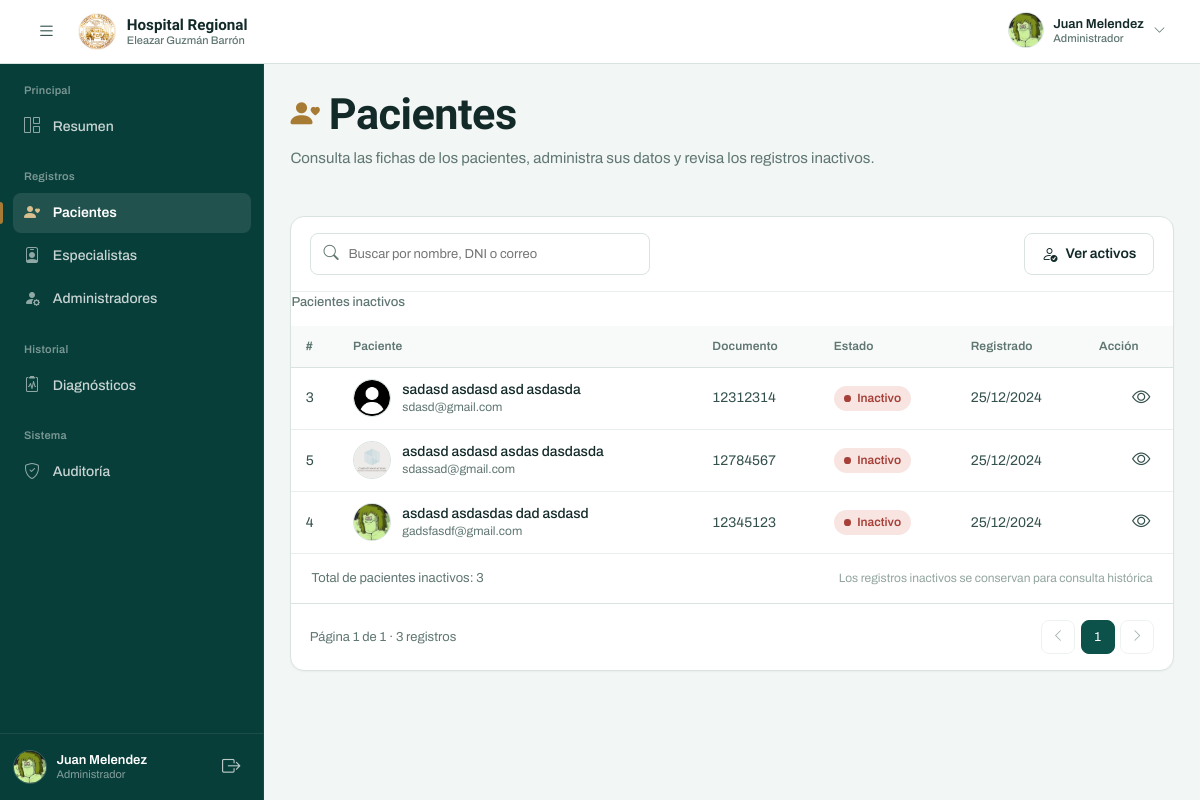
The page /listado_pacientes/?inactivos=1 (signed in) on the database its author committed.
### tasks/models.py (models this page shows, shortened)
class Usuario(AbstractBaseUser):
    primer_nombre = models.CharField(max_length=200)
    segundo_nombre = models.CharField(max_length=200, blank=True)
    apellido_paterno = models.CharField(max_length=200)
    apellido_materno = models.CharField(max_length=200)
    codigo_empl = models.CharField(max_length=10)
    usuario_administrador = models.BooleanField(default=False)
    estado = models.ForeignKey(Estado, on_delete=models.CASCADE,null=True)
    username = models.CharField(max_length=20, unique=True, null=False)
    email = models.EmailField(max_length=200,unique=True)  # Cambiado a EmailField
    telefono = models.CharField(max_length=9, validators=[MinLengthValidator(9)], null=True, blank=True)
    dni = models.CharField(max_length=8, validators=[MinLengthValidator(8)], null=True, blank=True)
    foto = models.ImageField('Imagen de perfil', upload_to='usuarios1/', null=True, blank=True)
    fecha_creacion = models.DateTimeField(auto_now_add=True)
    es_demo = models.BooleanField(default=False, db_index=True)
    objects = UsuarioManager()
    USERNAME_FIELD = 'username'
    REQUIRED_FIELDS = ['email', 'primer_nombre', 'segundo_nombre', 'apellido_paterno', 'apellido_materno']
    @property
    def is_active(self):
        return self.estado_id is not None and self.estado.name == "Activo"

class Paciente (models.Model):
    primer_nombre = models.CharField(max_length=200)
    segundo_nombre = models.CharField(max_length=200, blank=True)
    apellido_paterno = models.CharField(max_length=200)
    apellido_materno = models.CharField(max_length=200)
    correo = models.CharField(max_length=200, blank=True)
    telefono = models.CharField(max_length=9, validators=[MinLengthValidator(9)], blank=True)
    dni = models.CharField(max_length=8, validators=[MinLengthValidator(8)],unique=True)
    foto = models.ImageField('Imagen de perfil', upload_to='perfil/', null=True, blank=True)
    fecha_creacion = models.DateTimeField(auto_now_add=True)
    activo = models.BooleanField(default=True)
    es_demo = models.BooleanField(default=False, db_index=True)

### tasks/views.py (the view, shortened to what this page needs)
# urls.py: path('listado_pacientes/',v.ListadoPaciente.as_view(),name='paciente'),
@method_decorator(login_required, name='dispatch')
class ListadoPaciente(ListView):
    model = Paciente
    template_name= "crud/pacientes.html"
    paginate_by = 10
    def mostrar_inactivos(self):
        return self.request.GET.get('inactivos') == '1'
    def get_queryset(self):
        queryset = self.model.objects.filter(
            activo=not self.mostrar_inactivos()
        ).order_by("apellido_paterno", "primer_nombre", "id")
        q = _texto_busqueda(self.request)
        return queryset
    def get_context_data(self, **kwargs):
        context = super().get_context_data(**kwargs)
        context['titulo'] = "Paciente"  # Agregar título
        context['cantidad'] = self.get_queryset().count()
        context['cantidad_total'] = self.model.objects.filter(
            activo=not self.mostrar_inactivos()
        ).count()
        context['cantidad_activos'] = Paciente.objects.filter(activo=True).count()
        context['cantidad_inactivos'] = Paciente.objects.filter(activo=False).count()
        context['mostrar_inactivos'] = self.mostrar_inactivos()
        context['q'] = _texto_busqueda(self.request)
        context['querystring'] = _querystring_sin_pagina(self.request)
        return context

### tasks/templates/crud/pacientes.html (shortened to what this page needs)
{% extends 'crud/basecrud.html' %} {% load static %} {% block page_title %}Pacientes{% endblock %} {% block icon_crud %}<i class="bi bi-person-heart" aria-hidden="true"></i>{% endblock %} {% block descripcion %} Consulta las fichas de los pacientes, administra sus datos y revisa los registros inactivos. {% endblock %} {% block crud_mod %}
<section class="panel">
  <div class="panel__header table-toolbar">
    <form
      method="get"
      role="search"
      action="{% url 'paciente' %}"
      class="table-toolbar__search"
    >
      <input
        type="search"
        id="btn_buscar_p"
        name="q"
        value="{{ q }}"
        placeholder="Buscar por nombre, DNI o correo"
        autocomplete="off"
      />
    </form>
    <div class="page-header__actions">
      <a
        href="{% url 'paciente' %}{% if not mostrar_inactivos %}?inactivos=1{% endif %}"
        class="btn-app btn-app--secondary"
      >
        <i class="bi {% if mostrar_inactivos %}bi-person-check{% else %}bi-person-dash{% endif %}" aria-hidden="true"></i>
        {% if mostrar_inactivos %}
          Ver activos
        {% else %}
          Ver inactivos ({{ cantidad_inactivos }})
        {% endif %}
      </a>
    </div>
  </div>
  <div class="table-scroll">
    <table class="table-app table-app--cards" id="tbl">
      <caption>
        {% if mostrar_inactivos %}Pacientes inactivos{% else %}Pacientes activos{% endif %}
      </caption>
      <thead>
        <tr>
          <th class="col-id">#</th>
          <th>Paciente</th>
          <th>Documento</th>
          <th>Estado</th>
          <th>Registrado</th>
          <th class="table-actions">Acción</th>
        </tr>
      </thead>
      <tbody>
        {% for p in object_list %}
          <tr
            data-search="{{ p.primer_nombre }} {{ p.segundo_nombre }} {{ p.apellido_paterno }} {{ p.apellido_materno }} {{ p.dni }}"
          >
            <td class="col-id">{{ p.id }}</td>
            <td>
              <a class="cell-patient" href="{% url 'paciente_detalle' p.id %}">
                <span class="avatar-cell">
                  {% if p.foto %}
                    <img src="{{ p.foto.url }}" alt="" loading="lazy" />
                  {% else %}
                    <img
                      src="{% static 'img/user_default.png' %}"
                      alt=""
                      loading="lazy"
                    />
                  {% endif %}
                </span>
                <span class="cell-patient__body">
                  <span class="cell-patient__name">
                    {{ p.primer_nombre }} {{ p.segundo_nombre }}
                    {{ p.apellido_paterno }} {{ p.apellido_materno }}
                  </span>
                  <span class="cell-patient__sub">
                    {% if p.correo %}{{ p.correo }}{% else %}Sin correo registrado{% endif %}
                  </span>
                </span>
              </a>
            </td>
            <td class="tabular" data-label="Documento">{{ p.dni }}</td>
            <td data-label="Estado">
              {% if p.activo %}
                <span class="badge-status badge-status--ok">Activo</span>
              {% else %}
                <span class="badge-status badge-status--danger">Inactivo</span>
              {% endif %}
            </td>
            <td class="cell-muted" data-label="Registrado">
              {{ p.fecha_creacion|date:"d/m/Y" }}
            </td>
            <td class="table-actions">
              <a
                href="{% url 'paciente_detalle' p.id %}"
                class="icon-btn"
                title="Ver ficha"
                aria-label="Ver ficha de {{ p.primer_nombre }} {{ p.apellido_paterno }}"
              >
                <i class="bi bi-eye" aria-hidden="true"></i>
              </a>
            </td>
          </tr>
        {% endfor %}
      </tbody>
    </table>
  </div>
  <div class="table-footer">
    <span>
      {% if q %}
        Resultados para “{{ q }}”: {{ cantidad }} de {{ cantidad_total }}
      {% elif mostrar_inactivos %}
        Total de pacientes inactivos: {{ cantidad }}
      {% else %}
        Total de pacientes activos: {{ cantidad }}
      {% endif %}
    </span>
    <span class="table-footer__hint">
      {% if mostrar_inactivos %}
        Los registros inactivos se conservan para consulta histórica
      {% else %}
        Activos: {{ cantidad_activos }} · Inactivos: {{ cantidad_inactivos }}
      {% endif %}
    </span>
  </div>
  {% include 'crud/_paginacion.html' %}
</section>
{% endblock %}

### tasks/templates/layout/base.html (shortened to what this page needs)
{% load static %}
<!DOCTYPE html>
<html lang="es">
  <head>
    <link
      rel="stylesheet"
      href="https://cdn.jsdelivr.net/npm/bootstrap-icons@1.11.3/font/bootstrap-icons.min.css"
    />
    <link
      href="https://cdn.jsdelivr.net/npm/bootstrap@5.3.3/dist/css/bootstrap.min.css"
      rel="stylesheet"
    />
    <link rel="stylesheet" href="{% static 'styles/base.css' %}" />
    <link rel="stylesheet" href="{% static 'styles/dashboard.css' %}" />
    <link rel="stylesheet" href="{% static 'styles/diagnostico.css' %}" />
    <link rel="stylesheet" href="{% static 'styles/etapa2.css' %}" />
    <link rel="stylesheet" href="{% static 'styles/etapa3.css' %}" />
    <link rel="stylesheet" href="{% static 'styles/etapaf.css' %}" />
    <link rel="stylesheet" href="{% static 'styles/r_paciente.css' %}" />
  </head>
  <body>
    <div id="__next">
      <header class="app-header">
        <div class="app-header__left">
          <button
            class="icon-btn menu-btn"
            id="menu_toggle"
            type="button"
            aria-label="Abrir menú de navegación"
            aria-controls="sidebar"
            aria-expanded="false"
          >
            <i class="bi bi-list" aria-hidden="true"></i>
          </button>
          <a class="brand" href="{% url 'dashboard' %}">
            <img
              class="brand__seal"
              src="{% static 'img/logo-hospital-transparente.png' %}"
              alt=""
            />
            <span class="brand__text">
              <span class="brand__title">Hospital Regional</span>
              <span class="brand__subtitle">Eleazar Guzmán Barrón</span>
            </span>
          </a>
        </div>
        <div class="app-header__right">
          <div class="perfil">
            <button
              class="perfil__trigger"
              id="perfil_trigger"
              type="button"
              aria-label="Abrir menú de usuario"
              aria-haspopup="true"
              aria-expanded="false"
              aria-controls="panel_conf"
            >
              {% if user.foto %}
                <img id="avatar_1" src="{{ user.foto.url }}" alt="" />
              {% else %}
                <img
                  id="avatar_1"
                  src="{% static 'img/user_default.png' %}"
                  alt=""
                />
              {% endif %}
              <span class="perfil__meta">
                <span class="perfil__name">
                  {{ user.primer_nombre }} {{ user.apellido_paterno }}
                </span>
                <span class="perfil__role">
                  {% if request.user.usuario_administrador %}Administrador{% else %}Especialista{% endif %}
                </span>
              </span>
              <i class="bi bi-chevron-down perfil__chev" aria-hidden="true"></i>
            </button>
          </div>
        </div>
      </header>
      <div class="app-shell" id="main_">
        <nav class="sidebar" id="sidebar" aria-label="Navegación principal">
          <div class="sidebar__scroll">
            <div class="nav-group">
              <p class="nav-group__label">Principal</p>
              <a
                href="{% url 'dashboard' %}"
                class="nav-link {% if request.resolver_match.url_name == 'dashboard' %}is-active{% endif %}"
              >
                <i class="bi bi-grid-1x2" aria-hidden="true"></i>
                <span>Resumen</span>
              </a>
            </div>
            <div class="nav-group">
              <p class="nav-group__label">Registros</p>
              <a
                href="{% url 'paciente' %}"
                class="nav-link {% if request.resolver_match.url_name == 'paciente' or request.resolver_match.url_name == 'registro_p' or request.resolver_match.url_name == 'paciente_detalle' or request.resolver_match.url_name == 'paciente_editar' %}is-active{% endif %}"
                {% if request.resolver_match.url_name == 'paciente' or request.resolver_match.url_name == 'registro_p' or request.resolver_match.url_name == 'paciente_detalle' or request.resolver_match.url_name == 'paciente_editar' %}aria-current="page"{% endif %}
              >
                <i class="bi bi-person-heart" aria-hidden="true"></i>
                <span>Pacientes</span>
              </a>
              {% if request.user.usuario_administrador %}
                <a
                  href="{% url 'especialista' %}"
                  class="nav-link {% if request.resolver_match.url_name == 'especialista' or request.resolver_match.url_name == 'registro_e' or nav_section == 'especialista' %}is-active{% endif %}"
                >
                  <i class="bi bi-person-badge" aria-hidden="true"></i>
                  <span>Especialistas</span>
                </a>
                <a
                  href="{% url 'administrador' %}"
                  class="nav-link {% if request.resolver_match.url_name == 'administrador' or request.resolver_match.url_name == 'registro_a' or nav_section == 'administrador' %}is-active{% endif %}"
                >
                  <i class="bi bi-person-fill-gear" aria-hidden="true"></i>
                  <span>Administradores</span>
                </a>
              {% endif %}
            </div>
            <div class="nav-group">
              <p class="nav-group__label">Historial</p>
              <a
                href="{% url 'historial_d' %}"
                class="nav-link {% if request.resolver_match.url_name == 'historial_d' or nav_section == 'historial_d' %}is-active{% endif %}"
              >
                <i class="bi bi-clipboard2-pulse" aria-hidden="true"></i>
                <span>Diagnósticos</span>
              </a>
            </div>
            {% if request.user.usuario_administrador %}
              <div class="nav-group">
                <p class="nav-group__label">Sistema</p>
                <a
                  href="{% url 'auditoria' %}"
                  class="nav-link {% if request.resolver_match.url_name == 'auditoria' %}is-active{% endif %}"
                >
                  <i class="bi bi-shield-check" aria-hidden="true"></i>
                  <span>Auditoría</span>
                </a>
              </div>
            {% endif %}
          </div>
          <div class="sidebar__footer">
            <div class="sidebar-user">
              {% if user.foto %}
                <img src="{{ user.foto.url }}" alt="" />
              {% else %}
                <img src="{% static 'img/user_default.png' %}" alt="" />
              {% endif %}
              <div class="sidebar-user__meta">
                <span class="sidebar-user__name">
                  {{ user.primer_nombre }} {{ user.apellido_paterno }}
                </span>
                <span class="sidebar-user__role">
                  {% if request.user.usuario_administrador %}Administrador{% else %}Especialista{% endif %}
                </span>
              </div>
              <form method="post" action="{% url 'logout' %}">
                <button
                  type="submit"
                  class="icon-btn icon-btn--onDark"
                  aria-label="Cerrar sesión"
                  title="Cerrar sesión"
                >
                  <i class="bi bi-box-arrow-right" aria-hidden="true"></i>
                </button>
              </form>
            </div>
          </div>
        </nav>
        <main class="main_content" id="main_content">
          <div class="page-shell">
            {% block content %} {% endblock %}
          </div>
        </main>
      </div>
    </div>
  </body>
</html>

### rows shown on the page
Usuario: foto (picture), primer_nombre "Juan", apellido_paterno "Melendez"
Paciente: id "3", primer_nombre "sadasd", segundo_nombre "asdasd", apellido_paterno "asd", apellido_materno "asdasda", correo "sdasd@gmail.com", dni "12312314", activo "Inactivo", fecha_creacion "25/12/2024"
Paciente: id "5", foto (picture), primer_nombre "asdasd", segundo_nombre "asdasd", apellido_paterno "asdas", apellido_materno "dasdasda", correo "sdassad@gmail.com", dni "12784567", activo "Inactivo", fecha_creacion "25/12/2024"
Paciente: id "4", foto (picture), primer_nombre "asdasd", segundo_nombre "asdasdas", apellido_paterno "dad", apellido_materno "asdasd", correo "gadsfasdf@gmail.com", dni "12345123", activo "Inactivo", fecha_creacion "25/12/2024"

### other values the page prints
{{ cantidad }} "3"
{{ page_obj.number }} "1"
{{ page_obj.paginator.num_pages }} "1"
{{ page_obj.paginator.count }} "3"
{{ num }} "1"
